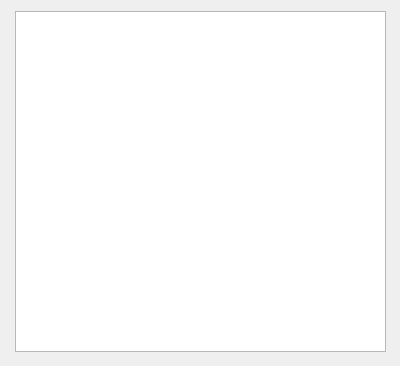
<?xml version="1.0" encoding="UTF-8"?>
<ui version="4.0">
 <class>Form</class>
 <widget class="QWidget" name="Form">
  <property name="geometry">
   <rect>
    <x>0</x>
    <y>0</y>
    <width>400</width>
    <height>366</height>
   </rect>
  </property>
  <property name="windowTitle">
   <string>Form</string>
  </property>
  <widget class="QListWidget" name="listWidget">
   <property name="geometry">
    <rect>
     <x>15</x>
     <y>11</y>
     <width>371</width>
     <height>341</height>
    </rect>
   </property>
  </widget>
 </widget>
 <resources/>
 <connections/>
</ui>
